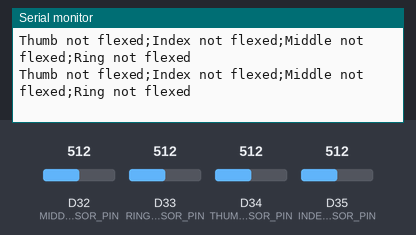
The sketch below on a simulated Arduino Due. Parts: the last lines printed to the serial monitor. The inputs (shaded band) are chosen by the test bench; at power-on: D34 (THUMB_FLEX_SENSOR_PIN) = 512, D32 (MIDDLE_FLEX_SENSOR_PIN) = 512, D33 (RING_FLEX_SENSOR_PIN) = 512, D35 (INDEX_FLEX_SENSOR_PIN) = 512 (analog values on the 0–1023 scale).

Above: at 1.2 s.
1.3 s: D34 (THUMB_FLEX_SENSOR_PIN) set to 682
2.8 s: D34 (THUMB_FLEX_SENSOR_PIN) set to 717
At 3.19 s:
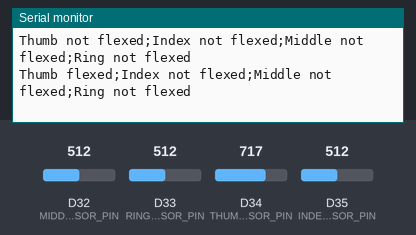
4.9 s: D32 (MIDDLE_FLEX_SENSOR_PIN) set to 737
At 4.97 s:
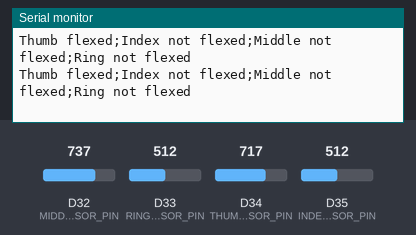
6.4 s: D32 (MIDDLE_FLEX_SENSOR_PIN) set to 762
At 6.75 s:
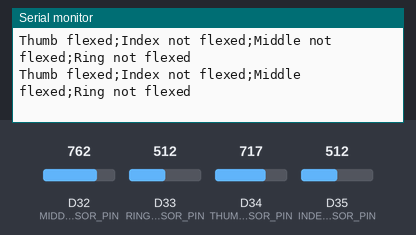
8.5 s: D33 (RING_FLEX_SENSOR_PIN) set to 733
At 8.53 s:
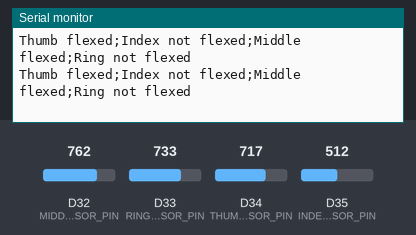
10.0 s: D33 (RING_FLEX_SENSOR_PIN) set to 757
At 10.32 s:
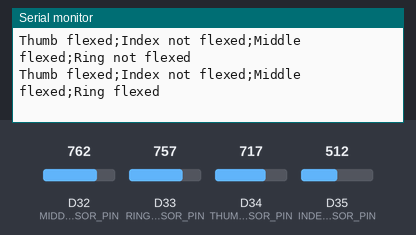

The sketch:

flex_sensor_wroom.ino
```cpp
#define THUMB_FLEX_SENSOR_PIN 34  // GPIO4 = ADC1_CH3
#define INDEX_FLEX_SENSOR_PIN 35  // GPIO4 = ADC1_CH3
#define MIDDLE_FLEX_SENSOR_PIN 32  // GPIO4 = ADC1_CH3
#define RING_FLEX_SENSOR_PIN 33  // GPIO4 = ADC1_CH3

#define FLEX 1

void setup() {
  Serial.begin(115200);
  analogReadResolution(12); // Optional: 0–4095 range (12-bit)
  Serial.print("Started");
}

void loop() {
  const int numSamples = 50;
  long thumb_total = 0;
  long index_total = 0;
  long middle_total = 0;
  long ring_total = 0;

  // 0 indicates straight;  1 indicates flex
  bool thumb = 0;
  bool index = 0;
  bool middle = 0;
  bool ring = 0;

  for (int i = 0; i < numSamples; i++) {
    thumb_total += analogRead(THUMB_FLEX_SENSOR_PIN);
    index_total += analogRead(INDEX_FLEX_SENSOR_PIN);
    middle_total += analogRead(MIDDLE_FLEX_SENSOR_PIN);
    ring_total += analogRead(RING_FLEX_SENSOR_PIN);
    delay(2); // Short delay for better averaging
  }

  int thumb_average = thumb_total / numSamples;
  int index_average = index_total / numSamples;
  int middle_average = middle_total / numSamples;
  int ring_average = ring_total / numSamples;

  /*
  Serial.print(thumb_average);
  Serial.print(";");
  Serial.print(index_average);
  Serial.print(";");
  Serial.print(middle_average);
  Serial.print(";");
  Serial.println(ring_average);
  */

  // Tells if the finger is flexed or not

  if (thumb_average > 2800){
    Serial.print("Thumb flexed;");
  }else{
    Serial.print("Thumb not flexed;");
  };
  if (index_average > 3000){
    Serial.print("Index flexed;");
  }else{
    Serial.print("Index not flexed;");
  };
  if (middle_average > 3000){
    Serial.print("Middle flexed;");
  }else{
    Serial.print("Middle not flexed;");
  };
  if (ring_average > 3000){
    Serial.println("Ring flexed");
  }else{
    Serial.println("Ring not flexed");
  };

  // Logic for flex
  if (thumb_average > 3000){
    thumb = FLEX;
  };
  if (index_average > 3000){
    index = FLEX;
  };
  if (middle_average > 3000){
    middle = FLEX;
  };
  if (ring_average > 3000){
    ring = FLEX;
  };
  /*
  // Some basic interpreations
  if ( !thumb & index & !middle & !ring ){
    Serial.println("1");
  };
  if ( !thumb & index & middle & !ring ){
    Serial.println("2");
  };
  if ( !thumb & index & middle & ring ){
    Serial.println("3");
  };
  */
  delay(100); // Print ~10 values per second
}
```

Measured:
- the behaviour switches between 700 and 701 on D34 (THUMB_FLEX_SENSOR_PIN) (found by bisection; images 0 and 1)
- the behaviour switches between 750 and 751 on D32 (MIDDLE_FLEX_SENSOR_PIN) (found by bisection; images 2 and 3)
- the behaviour switches between 750 and 751 on D33 (RING_FLEX_SENSOR_PIN) (found by bisection; images 4 and 5)
- after the input at 2.8 s, the serial monitor: prints a new line after 0.22 s (image 1)
- after the input at 6.4 s, the serial monitor: prints a new line after 0.18 s (image 3)
- after the input at 10.0 s, the serial monitor: prints a new line after 0.15 s (image 5)
